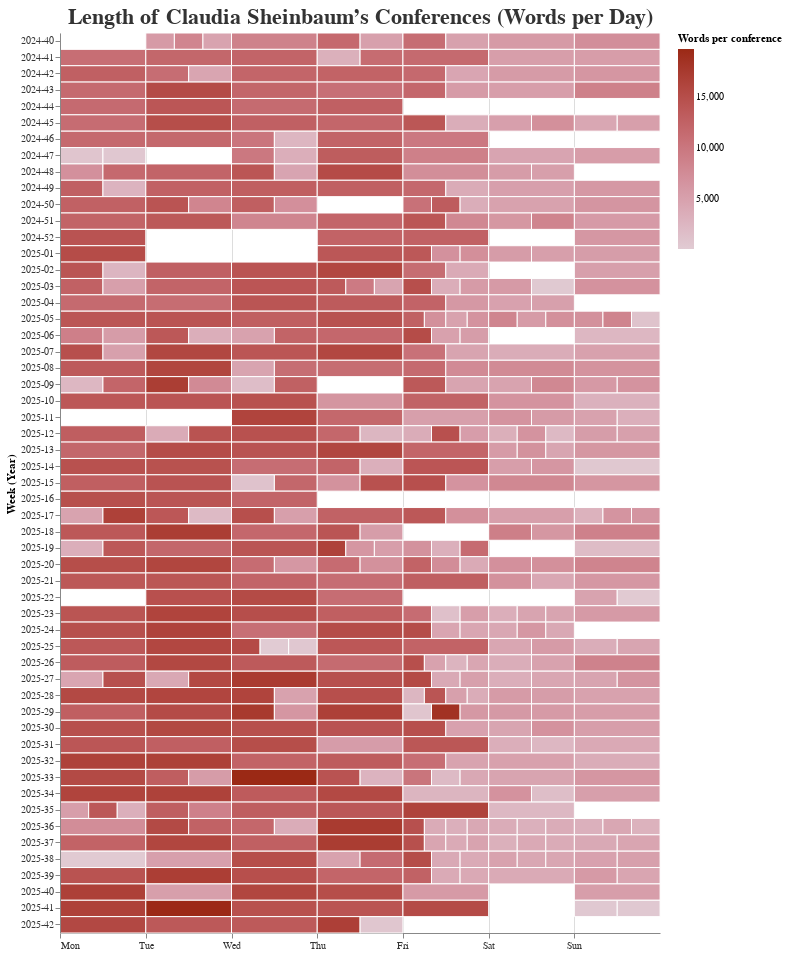

The notebook cell saved with this chart:
### Markdown cell above
### 2. Conference length by weekday
The goal of this visualization is to analyze the lenght of the conferences by week and weekday. This visualization allows to distinguish by days with multiple conferences.

### Code cell
# axis labels for the quantitative x. We need to create custom labels since we 
# are using a quantitative scale to create fixed-width day cells.
tick_vals = list(range(7))
label_expr = "['Mon','Tue','Wed','Thu','Fri','Sat','Sun'][datum.value]"

chart = (
    alt.Chart(df_1)
    .mark_rect(stroke='white')
    .encode(
        x=alt.X('x0:Q', # dummy variable for fixed day cell width
                title=' ',
                scale=alt.Scale(domain=[-0.001, 6.999]),  # exactly 7 day cells
                axis=alt.Axis(values=tick_vals, labelExpr=label_expr)),
        x2='x1:Q',  # dummy variable for fixed day cell width
        y=alt.Y("yearweek:N", title="Week (Year)", sort=None),
        color=alt.Color('words:Q',
                        title='Words per conference',
                        scale=alt.Scale(range=["#E1CBD3", color_president])),
        tooltip=[
            alt.Tooltip('date:T', title='Date'),
            alt.Tooltip('title:N', title='Title'),
            alt.Tooltip('words:Q', title='Word count', format=','),
            alt.Tooltip('n_conf:Q', title='# conferences that day')
        ]
    )
    .properties(
        title="Length of Claudia Sheinbaum’s Conferences (Words per Day)",
        width=600,
        height=900
    )
)
chart

### Figure 1 — Vega-Lite specification as saved in the notebook (floating-point values rounded to 4 significant figures; data arrays with more than 128 entries replaced by an {"elided": "..."} marker saying what was removed)
{"config": {"title": {"fontSize": 22, "font": "Helvetica Neue", "anchor": "middle", "color": "#333"}, "axis": {"labelFont": "Helvetica Neue", "titleFont": "Helvetica Neue", "labelColor": "#333"}, "view": {"strokeWidth": 0}}, "data": {"name": "data-92b1b378f2e57a6d5d5335e6c4ccf3c6"}, "mark": {"type": "rect", "stroke": "white"}, "encoding": {"color": {"field": "words", "scale": {"range": ["#E1CBD3", "#9B2915"]}, "title": "Words per conference", "type": "quantitative"}, "tooltip": [{"field": "date", "title": "Date", "type": "temporal"}, {"field": "title", "title": "Title", "type": "nominal"}, {"field": "words", "format": ",", "title": "Word count", "type": "quantitative"}, {"field": "n_conf", "title": "# conferences that day", "type": "quantitative"}], "x": {"axis": {"labelExpr": "['Mon','Tue','Wed','Thu','Fri','Sat','Sun'][datum.value]", "values": [0, 1, 2, 3, 4, 5, 6]}, "field": "x0", "scale": {"domain": [-0.001, 6.999]}, "title": " ", "type": "quantitative"}, "x2": {"field": "x1"}, "y": {"field": "yearweek", "sort": null, "title": "Week (Year)", "type": "nominal"}}, "height": 900, "title": "Length of Claudia Sheinbaum’s Conferences (Words per Day)", "width": 600, "$schema": "https://vega.github.io/schema/vega-lite/v5.20.1.json", "datasets": {"data-92b1b378f2e57a6d5d5335e6c4ccf3c6": {"elided": "514 records"}}}
